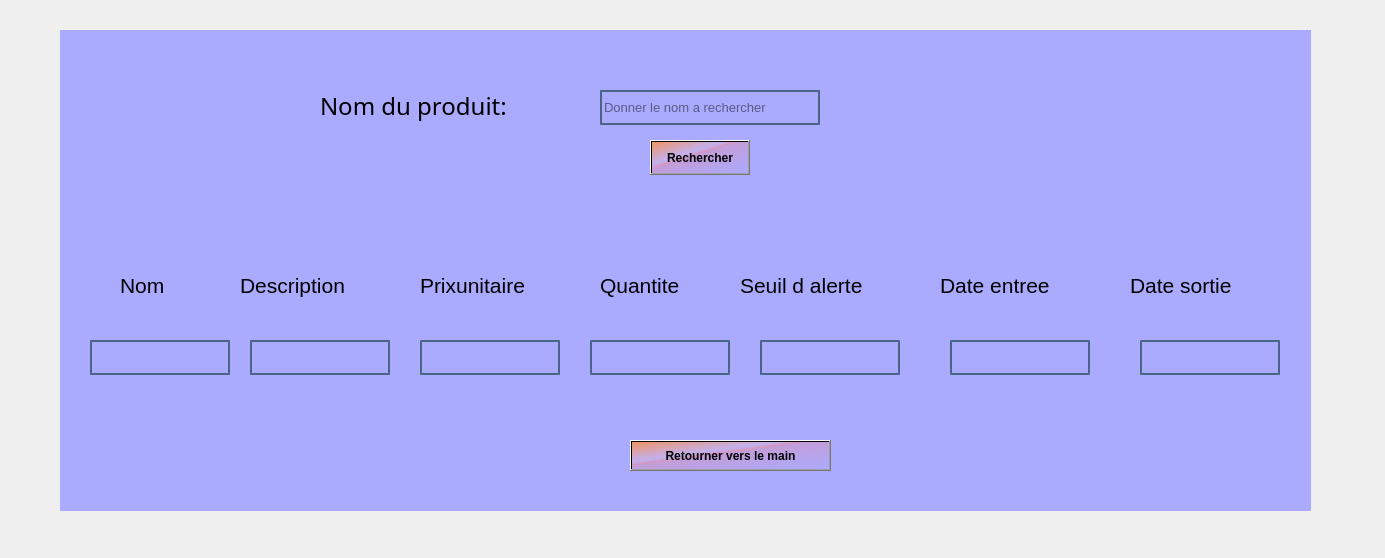
<?xml version="1.0" encoding="UTF-8"?>
<ui version="4.0">
 <class>Form</class>
 <widget class="QWidget" name="Form">
  <property name="geometry">
   <rect>
    <x>0</x>
    <y>0</y>
    <width>1385</width>
    <height>558</height>
   </rect>
  </property>
  <property name="windowTitle">
   <string>Form</string>
  </property>
  <property name="styleSheet">
   <string notr="true"/>
  </property>
  <widget class="QWidget" name="widget" native="true">
   <property name="geometry">
    <rect>
     <x>60</x>
     <y>30</y>
     <width>1251</width>
     <height>481</height>
    </rect>
   </property>
   <property name="styleSheet">
    <string notr="true">background-color: qlineargradient(spread:pad, x1:1, y1:1, x2:1, y2:1, stop:0 rgba(170, 170, 255, 255), stop:1 rgba(255, 255, 255, 255));</string>
   </property>
   <widget class="QLabel" name="label">
    <property name="geometry">
     <rect>
      <x>260</x>
      <y>30</y>
      <width>211</width>
      <height>91</height>
     </rect>
    </property>
    <property name="minimumSize">
     <size>
      <width>50</width>
      <height>10</height>
     </size>
    </property>
    <property name="font">
     <font>
      <family>MS PGothic</family>
      <pointsize>18</pointsize>
     </font>
    </property>
    <property name="text">
     <string>Nom du produit:</string>
    </property>
   </widget>
   <widget class="QLineEdit" name="test_4">
    <property name="geometry">
     <rect>
      <x>530</x>
      <y>310</y>
      <width>140</width>
      <height>35</height>
     </rect>
    </property>
    <property name="styleSheet">
     <string notr="true">background-color:rgba(0,0,0,0);
border:2px solid rgba(46,82,101,200);
border-bottom:2px solid rgba(46,82,101,200);
border-top:2px solid rgba(46,82,101,200);

color:rgba(0,0,0,240);
paddin-bottom:7x;
font-size:10pt; </string>
    </property>
   </widget>
   <widget class="QLabel" name="label_6">
    <property name="geometry">
     <rect>
      <x>680</x>
      <y>240</y>
      <width>161</width>
      <height>30</height>
     </rect>
    </property>
    <property name="font">
     <font>
      <pointsize>16</pointsize>
     </font>
    </property>
    <property name="text">
     <string>Seuil d alerte</string>
    </property>
   </widget>
   <widget class="QPushButton" name="search2">
    <property name="geometry">
     <rect>
      <x>590</x>
      <y>110</y>
      <width>100</width>
      <height>35</height>
     </rect>
    </property>
    <property name="font">
     <font>
      <pointsize>9</pointsize>
      <weight>75</weight>
      <bold>true</bold>
     </font>
    </property>
    <property name="styleSheet">
     <string notr="true">background-color: qlineargradient(spread:pad, x1:0, y1:0, x2:1, y2:1, stop:0 rgba(255, 143, 62, 206), stop:0.35 rgba(255, 188, 188, 80), stop:0.4 rgba(255, 162, 162, 80), stop:0.425 rgba(255, 132, 132, 156), stop:0.44 rgba(252, 128, 128, 80), stop:1 rgba(255, 255, 255, 0));</string>
    </property>
    <property name="text">
     <string>Rechercher</string>
    </property>
   </widget>
   <widget class="QLabel" name="label_2">
    <property name="geometry">
     <rect>
      <x>60</x>
      <y>240</y>
      <width>81</width>
      <height>30</height>
     </rect>
    </property>
    <property name="font">
     <font>
      <pointsize>16</pointsize>
     </font>
    </property>
    <property name="text">
     <string>Nom</string>
    </property>
   </widget>
   <widget class="QLabel" name="label_3">
    <property name="geometry">
     <rect>
      <x>180</x>
      <y>240</y>
      <width>141</width>
      <height>30</height>
     </rect>
    </property>
    <property name="font">
     <font>
      <pointsize>16</pointsize>
     </font>
    </property>
    <property name="text">
     <string>Description</string>
    </property>
   </widget>
   <widget class="QLineEdit" name="test_6">
    <property name="geometry">
     <rect>
      <x>890</x>
      <y>310</y>
      <width>140</width>
      <height>35</height>
     </rect>
    </property>
    <property name="styleSheet">
     <string notr="true">background-color:rgba(0,0,0,0);
border:2px solid rgba(46,82,101,200);
border-bottom:2px solid rgba(46,82,101,200);
border-top:2px solid rgba(46,82,101,200);

color:rgba(0,0,0,240);
paddin-bottom:7x;
font-size:10pt; </string>
    </property>
   </widget>
   <widget class="QLabel" name="label_8">
    <property name="geometry">
     <rect>
      <x>1070</x>
      <y>240</y>
      <width>131</width>
      <height>30</height>
     </rect>
    </property>
    <property name="font">
     <font>
      <pointsize>16</pointsize>
     </font>
    </property>
    <property name="text">
     <string>Date sortie</string>
    </property>
   </widget>
   <widget class="QLineEdit" name="test_3">
    <property name="geometry">
     <rect>
      <x>360</x>
      <y>310</y>
      <width>140</width>
      <height>35</height>
     </rect>
    </property>
    <property name="styleSheet">
     <string notr="true">background-color:rgba(0,0,0,0);
border:2px solid rgba(46,82,101,200);
border-bottom:2px solid rgba(46,82,101,200);
border-top:2px solid rgba(46,82,101,200);

color:rgba(0,0,0,240);
paddin-bottom:7x;
font-size:10pt; </string>
    </property>
   </widget>
   <widget class="QLineEdit" name="test_7">
    <property name="geometry">
     <rect>
      <x>1080</x>
      <y>310</y>
      <width>140</width>
      <height>35</height>
     </rect>
    </property>
    <property name="styleSheet">
     <string notr="true">background-color:rgba(0,0,0,0);
border:2px solid rgba(46,82,101,200);
border-bottom:2px solid rgba(46,82,101,200);
border-top:2px solid rgba(46,82,101,200);

color:rgba(0,0,0,240);
paddin-bottom:7x;
font-size:10pt; </string>
    </property>
   </widget>
   <widget class="QLabel" name="label_4">
    <property name="geometry">
     <rect>
      <x>360</x>
      <y>240</y>
      <width>141</width>
      <height>30</height>
     </rect>
    </property>
    <property name="font">
     <font>
      <pointsize>16</pointsize>
     </font>
    </property>
    <property name="text">
     <string>Prixunitaire</string>
    </property>
   </widget>
   <widget class="QLineEdit" name="test_5">
    <property name="geometry">
     <rect>
      <x>700</x>
      <y>310</y>
      <width>140</width>
      <height>35</height>
     </rect>
    </property>
    <property name="styleSheet">
     <string notr="true">background-color:rgba(0,0,0,0);
border:2px solid rgba(46,82,101,200);
border-bottom:2px solid rgba(46,82,101,200);
border-top:2px solid rgba(46,82,101,200);

color:rgba(0,0,0,240);
paddin-bottom:7x;
font-size:10pt; </string>
    </property>
   </widget>
   <widget class="QLineEdit" name="test">
    <property name="geometry">
     <rect>
      <x>30</x>
      <y>310</y>
      <width>140</width>
      <height>35</height>
     </rect>
    </property>
    <property name="styleSheet">
     <string notr="true">background-color:rgba(0,0,0,0);
border:2px solid rgba(46,82,101,200);
border-bottom:2px solid rgba(46,82,101,200);
border-top:2px solid rgba(46,82,101,200);

color:rgba(0,0,0,240);
paddin-bottom:7x;
font-size:10pt; </string>
    </property>
   </widget>
   <widget class="QLineEdit" name="name">
    <property name="geometry">
     <rect>
      <x>540</x>
      <y>60</y>
      <width>220</width>
      <height>35</height>
     </rect>
    </property>
    <property name="styleSheet">
     <string notr="true">background-color:rgba(0,0,0,0);
border:2px solid rgba(46,82,101,200);
border-bottom:2px solid rgba(46,82,101,200);
border-top:2px solid rgba(46,82,101,200);

color:rgba(0,0,0,240);
paddin-bottom:7x;
font-size:10pt; </string>
    </property>
    <property name="placeholderText">
     <string>Donner le nom a rechercher</string>
    </property>
   </widget>
   <widget class="QLineEdit" name="test_2">
    <property name="geometry">
     <rect>
      <x>190</x>
      <y>310</y>
      <width>140</width>
      <height>35</height>
     </rect>
    </property>
    <property name="styleSheet">
     <string notr="true">background-color:rgba(0,0,0,0);
border:2px solid rgba(46,82,101,200);
border-bottom:2px solid rgba(46,82,101,200);
border-top:2px solid rgba(46,82,101,200);

color:rgba(0,0,0,240);
paddin-bottom:7x;
font-size:10pt; </string>
    </property>
   </widget>
   <widget class="QLabel" name="label_5">
    <property name="geometry">
     <rect>
      <x>540</x>
      <y>240</y>
      <width>101</width>
      <height>30</height>
     </rect>
    </property>
    <property name="font">
     <font>
      <pointsize>16</pointsize>
     </font>
    </property>
    <property name="text">
     <string>Quantite</string>
    </property>
   </widget>
   <widget class="QLabel" name="label_7">
    <property name="geometry">
     <rect>
      <x>880</x>
      <y>240</y>
      <width>141</width>
      <height>30</height>
     </rect>
    </property>
    <property name="font">
     <font>
      <pointsize>16</pointsize>
     </font>
    </property>
    <property name="text">
     <string>Date entree</string>
    </property>
   </widget>
   <widget class="QPushButton" name="return_4">
    <property name="geometry">
     <rect>
      <x>570</x>
      <y>410</y>
      <width>201</width>
      <height>31</height>
     </rect>
    </property>
    <property name="font">
     <font>
      <pointsize>9</pointsize>
      <weight>75</weight>
      <bold>true</bold>
     </font>
    </property>
    <property name="styleSheet">
     <string notr="true">background-color: qlineargradient(spread:pad, x1:0, y1:0, x2:1, y2:1, stop:0 rgba(255, 143, 62, 206), stop:0.35 rgba(255, 188, 188, 80), stop:0.4 rgba(255, 162, 162, 80), stop:0.425 rgba(255, 132, 132, 156), stop:0.44 rgba(252, 128, 128, 80), stop:1 rgba(255, 255, 255, 0));</string>
    </property>
    <property name="text">
     <string>Retourner vers le main</string>
    </property>
   </widget>
  </widget>
 </widget>
 <resources/>
 <connections/>
</ui>
